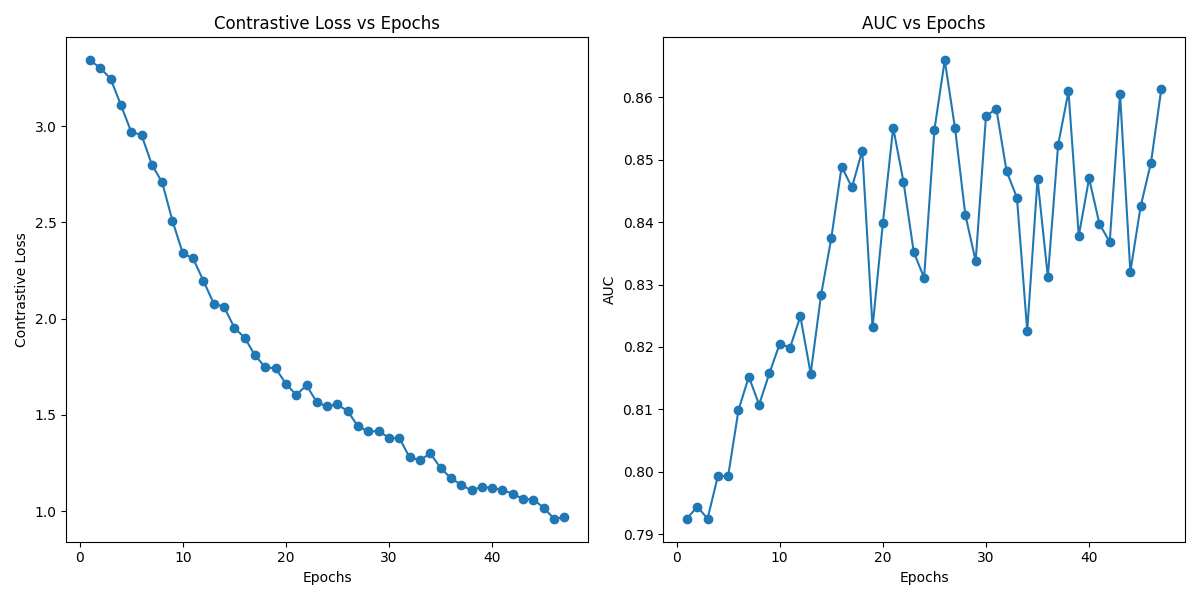

The Python source for this figure:
import re
from argparse import ArgumentParser

import matplotlib.pyplot as plt


def extract_loss_auc(file_path):
    losses = []
    aucs = []

    with open(file_path, 'r') as f:
        lines = f.readlines()

    for line in lines:
        if "contrastive_loss" in line:
            loss = float(re.search(r"contrastive_loss:(\d+\.\d+)", line).group(1))
            losses.append(loss)
        if "auc is" in line:
            auc = float(re.search(r"auc is (\d+\.\d+)", line).group(1))
            aucs.append(auc)

    return losses, aucs

def plot_metrics(epochs, losses, aucs, save_path=None):
    plt.figure(figsize=(12, 6))

    plt.subplot(1, 2, 1)
    plt.plot(epochs, losses, marker='o')
    plt.title('Contrastive Loss vs Epochs')
    plt.xlabel('Epochs')
    plt.ylabel('Contrastive Loss')

    plt.subplot(1, 2, 2)
    plt.plot(epochs, aucs, marker='o')
    plt.title('AUC vs Epochs')
    plt.xlabel('Epochs')
    plt.ylabel('AUC')

    plt.tight_layout()
    if save_path:
        plt.savefig(save_path)
    plt.show()

if __name__ == "__main__":
    parser = ArgumentParser()
    parser.add_argument("--file-path", type=str, default="input.txt")
    parser.add_argument("--save-path", type=str, default="Track1.png")
    args = parser.parse_args()
    losses, aucs = extract_loss_auc(args.file_path)
    epochs = list(range(1, len(losses) + 1))
    plot_metrics(epochs, losses, aucs, args.save_path)
